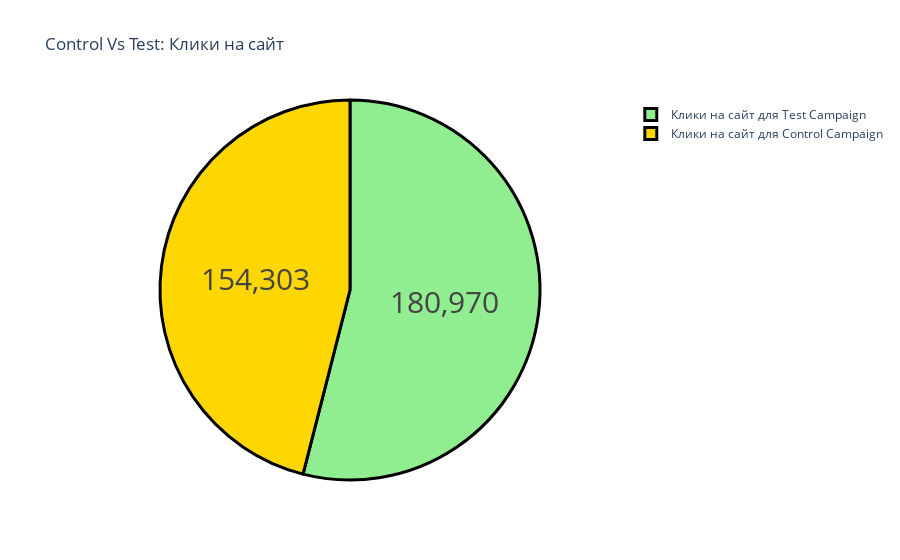

The cell this chart's notebook holds for it:
### Code cell
label = ["Клики на сайт для Control Campaign", 
         "Клики на сайт для Test Campaign"]
counts = [sum(control["Клики на сайт"]), 
          sum(test["Клики на сайт"])]
colors = ['gold','lightgreen']
fig = go.Figure(data=[go.Pie(labels=label, values=counts)])
fig.update_layout(title_text='Control Vs Test: Клики на сайт')
fig.update_traces(hoverinfo='label+percent', textinfo='value', 
                  textfont_size=30,
                  marker=dict(colors=colors, 
                              line=dict(color='black', width=3)))
fig.show()

### Figure 1 — Plotly figure (JSON) as saved in the notebook; plotly's stock layout.template omitted (floating-point values rounded to 4 significant figures)
{"data": [{"hoverinfo": "label+percent", "labels": ["Клики на сайт для Control Campaign", "Клики на сайт для Test Campaign"], "marker": {"colors": ["gold", "lightgreen"], "line": {"color": "black", "width": 3}}, "textfont": {"size": 30}, "textinfo": "value", "type": "pie", "values": [154303, 180970]}], "layout": {"title": {"text": "Control Vs Test: Клики на сайт"}}}
